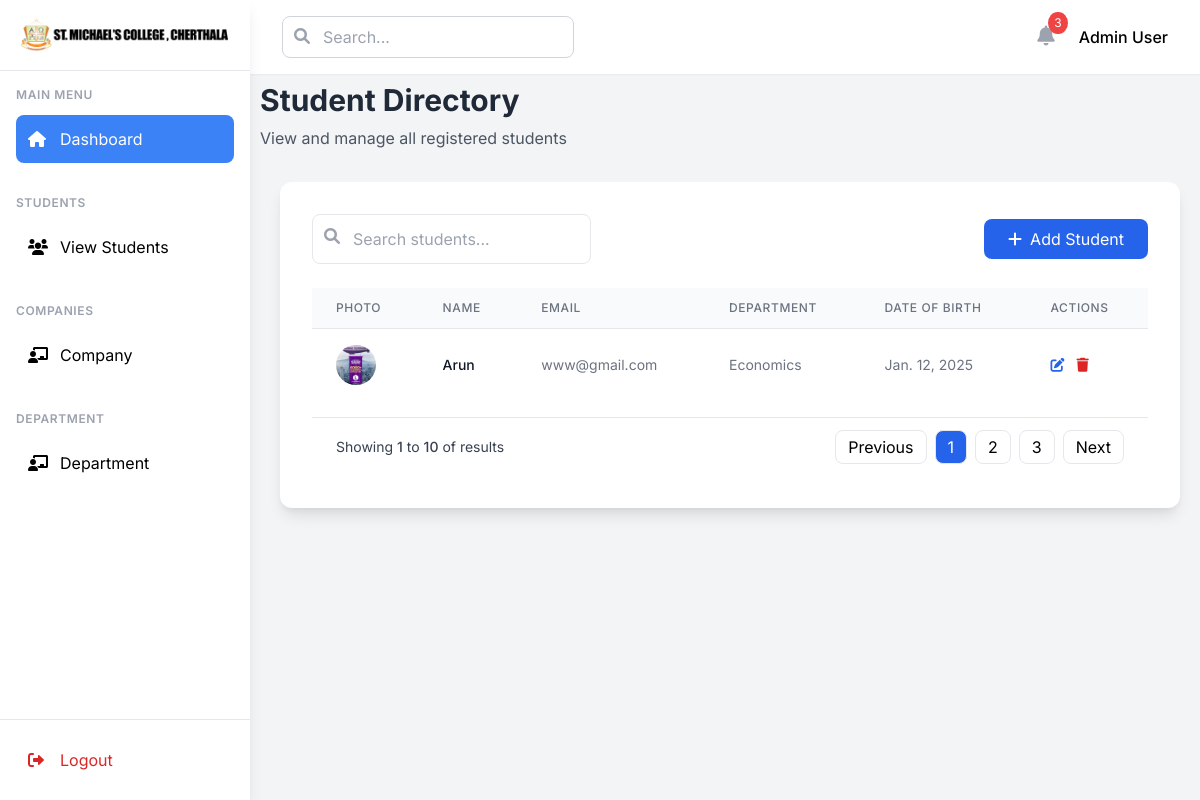
The page /students/ on the database as committed earlier.
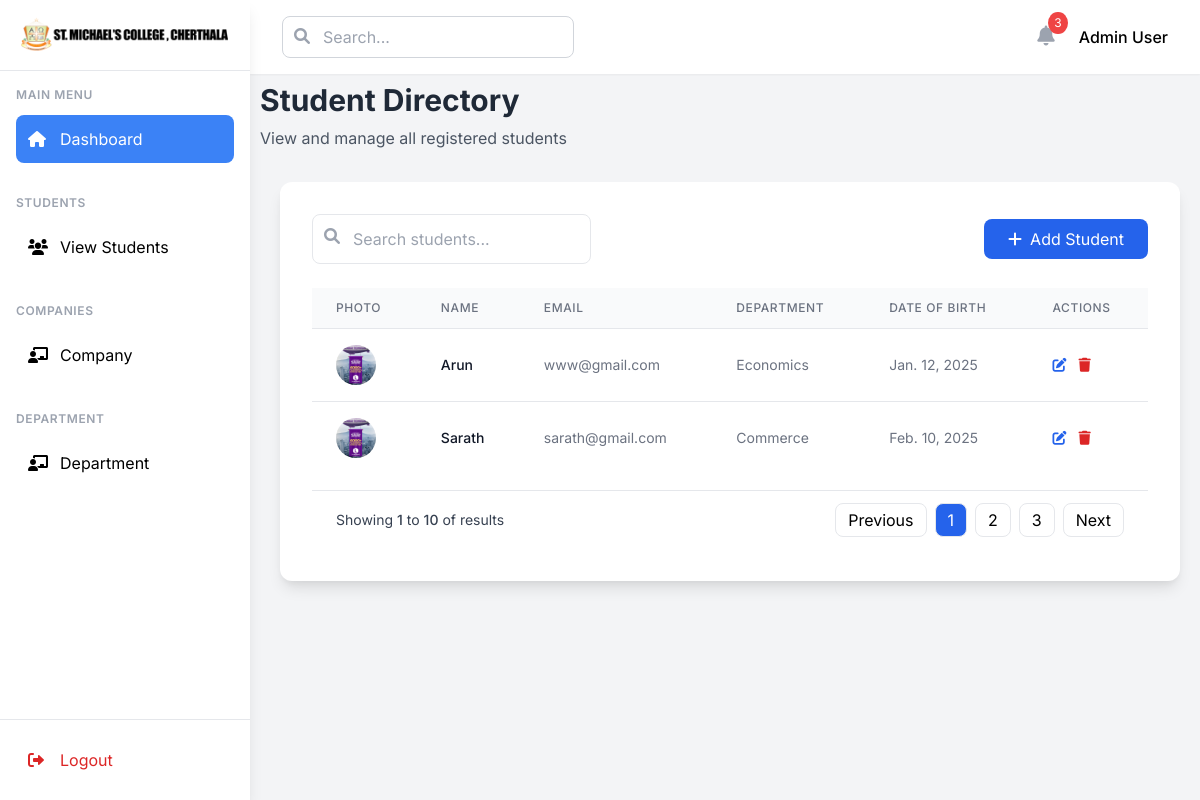
The same page on the database as committed later.
### college_admin/models.py (models this page shows, shortened)
class CustomUser(AbstractBaseUser,PermissionsMixin):
    name=models.CharField(max_length=200)
    email=models.EmailField(unique=True)
    is_active=models.BooleanField(default=True)
    is_staff=models.BooleanField(default=False)
    is_superuser=models.BooleanField(default=False)
    is_company=models.BooleanField(default=False)
    objects = CustomUserManager()
    USERNAME_FIELD = 'email'
    REQUIRED_FIELDS = ['']

class Student(CustomUser):
    std_id=models.CharField(unique=True,max_length=50)
    img=models.FileField(upload_to='media/student_image',null=True,blank=True)
    options=(
        ("Male","Male"),
        ("Female","Female"),
        ("Others","Others")
    )
    gender=models.CharField(max_length=100,choices=options,default="Male")
    dob=models.DateField(null=True)
    department=models.ForeignKey(Department,on_delete=models.CASCADE)

class CustomUser(AbstractBaseUser,PermissionsMixin):
    name=models.CharField(max_length=200)
    email=models.EmailField(unique=True)
    is_active=models.BooleanField(default=True)
    is_staff=models.BooleanField(default=False)
    is_superuser=models.BooleanField(default=False)
    is_company=models.BooleanField(default=False)
    objects = CustomUserManager()
    USERNAME_FIELD = 'email'
    REQUIRED_FIELDS = ['']

class Department(models.Model):
    name = models.CharField(max_length=100)
    hod_name = models.CharField(max_length=100,null=True)
    created_at = models.DateTimeField(auto_now_add=True)

### college_admin/views.py (the view)
# urls.py: path('students/',StudentView.as_view(),name='stu'),
class StudentView(TemplateView):
    template_name='students.html'
    def get_context_data(self, **kwargs):
        context = super().get_context_data(**kwargs)
        context['students'] = Student.objects.all()
        context['department'] = Department.objects.all()
        return context

### college_admin/templates/students.html (shortened to what the changed rows need)
{% extends "admin_home.html" %}
{% block home %}
    <div class="main-contents">
        <div class="mb-8 mt-2">
            <div>
                <h1 class="text-3xl font-bold text-gray-800">Student Directory</h1>
            </div>
        </div>
        <div class="bg-white rounded-xl shadow-lg" style="margin:20px;">
            <div class="p-8">
                <div class="overflow-x-auto">
                    <table class="min-w-full divide-y divide-gray-200">
                        <thead class="bg-gray-50">
                            <tr>
                                <th class="px-6 py-3 text-left text-xs font-medium text-gray-500 uppercase tracking-wider">
                                    Photo
                                </th>
                                <th class="px-6 py-3 text-left text-xs font-medium text-gray-500 uppercase tracking-wider">
                                    Name
                                </th>
                                <th class="px-6 py-3 text-left text-xs font-medium text-gray-500 uppercase tracking-wider">
                                    Email
                                </th>
                                <th class="px-6 py-3 text-left text-xs font-medium text-gray-500 uppercase tracking-wider">
                                    Department
                                </th>
                                <th class="px-6 py-3 text-left text-xs font-medium text-gray-500 uppercase tracking-wider">
                                    Date of Birth
                                </th>
                                <th class="px-6 py-3 text-left text-xs font-medium text-gray-500 uppercase tracking-wider">
                                    Actions
                                </th>
                            </tr>
                        </thead>
                        <tbody class="bg-white divide-y divide-gray-200">
                            {% for student in students %}
                            <tr>
                                <td class="px-6 py-4 whitespace-nowrap">
                                    <img src="{{ student.img.url }}" alt="{{ student.name }}"
                                         class="h-10 w-10 rounded-full object-cover">
                                </td>
                                <td class="px-6 py-4 whitespace-nowrap">
                                    <div class="text-sm font-medium text-gray-900">{{ student.name }}</div>
                                </td>
                                <td class="px-6 py-4 whitespace-nowrap">
                                    <div class="text-sm text-gray-500">{{ student.email }}</div>
                                </td>
                                <td class="px-6 py-4 whitespace-nowrap">
                                    <div class="text-sm text-gray-500">{{ student.department.name }}</div>
                                </td>
                                <td class="px-6 py-4 whitespace-nowrap">
                                    <div class="text-sm text-gray-500">{{ student.dob }}</div>
                                </td>
                                <td class="px-6 py-4 whitespace-nowrap text-sm font-medium">
                                    <div class="flex space-x-3">
                                        <a href="{% url 'edit-stu' student.id %}"
                                           class="text-blue-600 hover:text-blue-900">
                                            <i class="fas fa-edit"></i>
                                        </a>
                                        <a href="{% url 'del-stu' student.id %}"
                                           class="text-red-600 hover:text-red-900">
                                            <i class="fas fa-trash"></i>
                                        </a>
                                    </div>
                                </td>
                            </tr>
                            {% endfor %}
                        </tbody>
                    </table>
                </div>
            </div>
        </div>
    </div>
{% endblock %}

Rows that differ between the two databases and show on the page:
added Student: img (picture), name "Sarath", email "sarath@gmail.com", department.name "Commerce", dob "Feb. 10, 2025"
